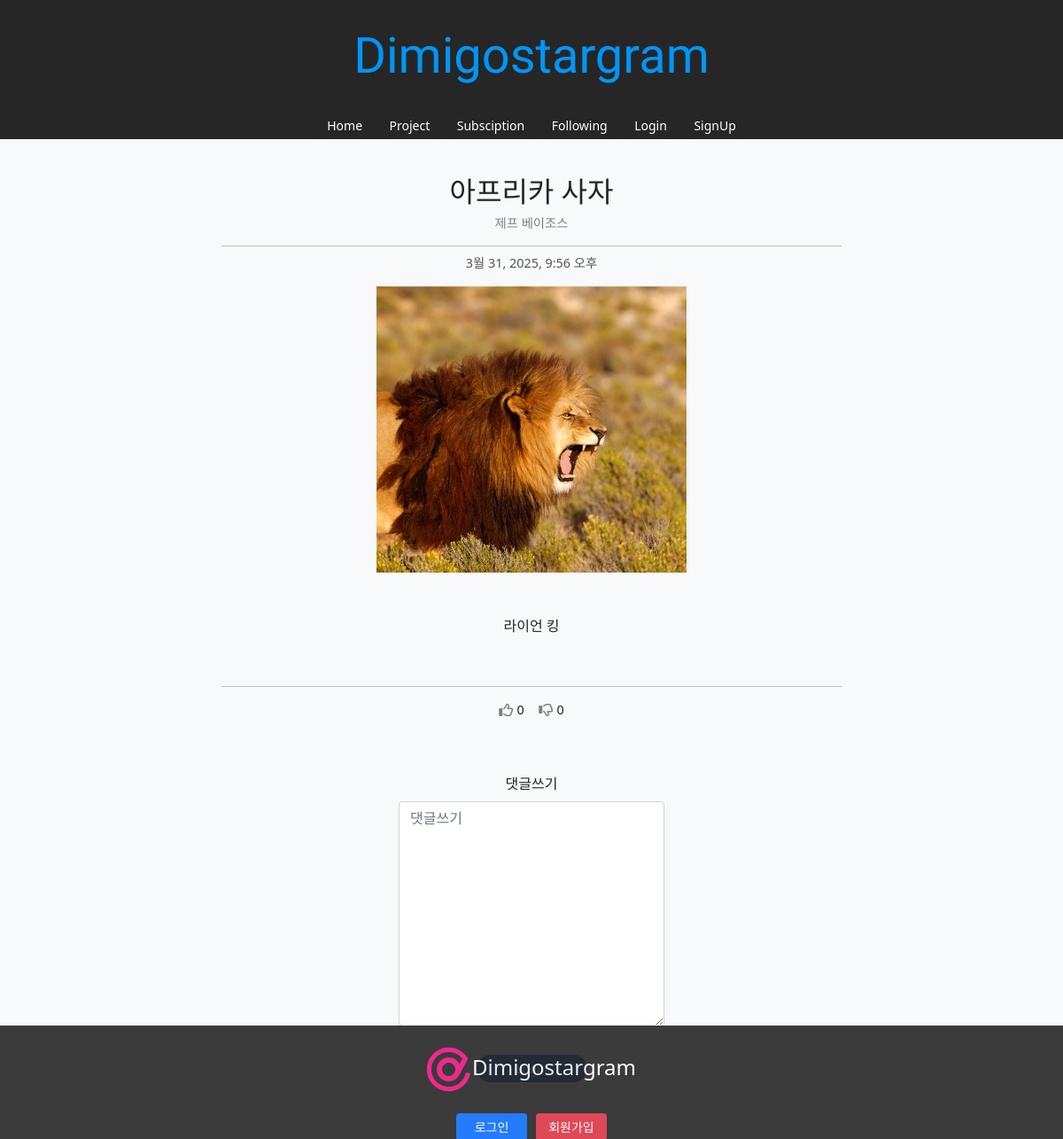
The page /articles/detail/2 on the database its author committed.
### articleapp/models.py (models this page shows)
class Article(models.Model):
    writer = models.ForeignKey(User, on_delete=models.SET_NULL, related_name='article', null=True)
    project = models.ForeignKey(Project, on_delete=models.SET_NULL, related_name='project', null=True)
    other = models.ForeignKey(User, on_delete=models.SET_NULL, related_name='follow', null=True)
    title = models.CharField(max_length=200, null=True)
    image = models.ImageField(upload_to='article/', null=False)
    content = models.TextField(null=True)
    created_at = models.DateTimeField(auto_now=True)
    like_users = models.ManyToManyField(settings.AUTH_USER_MODEL, related_name='like_articles')
    dislike_users = models.ManyToManyField(settings.AUTH_USER_MODEL, related_name='dislike_articles')

### profileapp/models.py (models this page shows)
class Profile(models.Model):
    user = models.OneToOneField(User, on_delete=models.CASCADE, related_name='profile')
    image = models.ImageField(upload_to='profile/', null=True)
    nickname = models.CharField(max_length=20, unique=True, null=True)
    message = models.CharField(max_length=100, null=True)

### articleapp/views.py (the view, shortened to what this page needs)
# urls.py: path('detail/<int:pk>', ArticleDetailView.as_view(), name='detail'),
class ArticleDetailView(DetailView, FormMixin):
    model = Article
    form_class = CommentCreationForm
    context_object_name = 'target_article'
    template_name = 'articleapp/detail.html'

### commentapp/forms.py
class CommentCreationForm(ModelForm):
    class Meta:
        model = Comment
        fields = ['댓글쓰기']

### articleapp/templates/articleapp/detail.html (shortened to what this page needs)
{% extends 'base.html' %}
{% block contents %}
<div>
    <div style="text-align: center; max-width: 700px; margin: 0rem auto">
        <h2 style="font-size: 2rem;">
            {{ target_article.title }}
        </h2>
        <h6 style="font-size: .9rem;">
            <a href="{% url 'accountapp:detail' pk=target_article.writer.pk %}" style="color: gray;" >
                {{ target_article.writer.profile.nickname }}
            </a>
        </h6>
        <hr>
        <div style="text-align: center; font-size: .9rem; color: #565656; margin: -0.5rem auto">
            {{ target_article.created_at }}
        </div>
        <br>
        <img src="{{ target_article.image.url }}" style="width: 350px; cursor: pointer;" alt="" onclick="doImgPop('{{ target_article.image.url }}')">
        <p>
            <br><br>
            {{ target_article.content }}
        </p>
        <br><hr>
        <div style="margin: -.2rem;">
            {% if not user.is_authenticated %}
            <span style="font-size: .9rem;">{{ target_article.like_users.count }}</span>
            <span style="font-size: .9rem;">{{ target_article.dislike_users.count }}</span>
            {% endif %}
        </div>
        {% include 'commentapp/create.html' with article=target_article %}
    </div>
</div>
{% endblock %}

### articleapp/templates/articleapp/detail.html (style rules this page uses)
a:link { text-decoration: none; }

### rows shown on the page
Article: title "아프리카 사자", writer.profile.nickname "제프 베이조스", created_at "3월 31, 2025, 9:56 오후", image (picture), content "라이언 킹", like_users.count "0", dislike_users.count "0"
